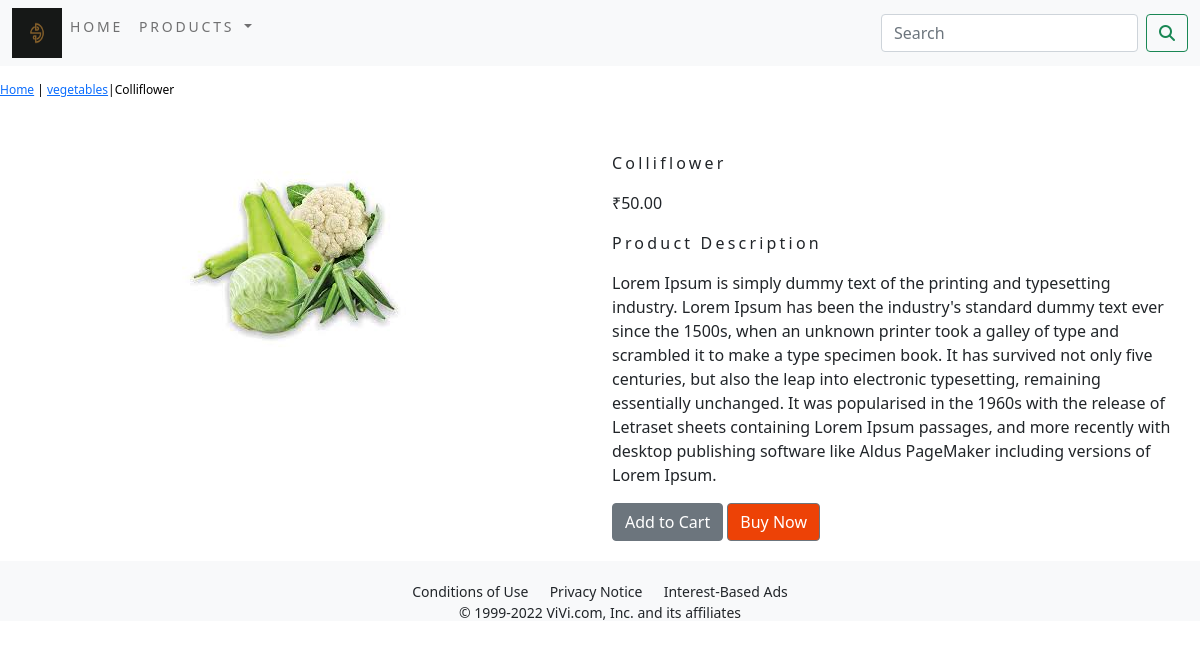
Page /vegetables/product1/ on the committed database.
### shop/models.py (models this page shows, shortened)
class Product(models.Model):
    name=models.CharField(max_length=250,unique=True)
    slug=models.SlugField(max_length=250,unique=True)
    description=models.TextField(blank=True)
    price=models.DecimalField(max_digits=10,decimal_places=2)
    category=models.ForeignKey(Category,on_delete=models.CASCADE)
    image=models.ImageField(upload_to='product',blank=True)
    stock=models.IntegerField()
    available=models.BooleanField(default=True)
    created=models.DateTimeField(auto_now_add=True)
    updated=models.DateTimeField(auto_now=True)
    class Meta:
        ordering = ('name',)
        verbose_name='product'
        verbose_name_plural='products'

class Category(models.Model):
    name=models.CharField(max_length=250,unique=True)
    slug=models.SlugField(max_length=250,unique=True)
    description=models.TextField(blank=True)
    image=models.ImageField(upload_to='category',blank=True)
    class Meta:
        ordering = ('name',)
        verbose_name='category'
        verbose_name_plural='cartegories'
    def get_url(self):
        return reverse('shop:products_by_category',args=[self.slug])
    def __str__(self):
        return '{}'.format(self.name)

### shop/views.py (the view)
# urls.py: path('<slug:c_slug>/<slug:product_slug>/',views.proDetail,name='prodCatdetail'),
def proDetail(request,c_slug,product_slug):
    try:
        product=Product.objects.get(category__slug=c_slug,slug=product_slug)
    except Exception as e:
        raise e
    return render(request,'product.html',{'product':product})

### cart/context_processors.py (called while the page is built)
def counter(request):
    item_count=0
    if 'admin' in request.path:
        return  {}
    else:
        try:
            cart=Cart.objects.filter(cart_id=_cart_id(request))
            cart_items=CartItem.objects.all().filter(cart=cart[:1])
            for cart_item in cart_items:
                item_count += cart_item.quantity
        except Cart.DoesNotExist:
            item_count=0
    return dict(item_count=item_count)

### cart/views.py (called while the page is built)
def _cart_id(request):
    cart=request.session.session_key
    if not cart:
        cart = request.session.create()
    return cart

### shop/context_processors.py (called while the page is built)
def menu_links(request):
    links=Category.objects.all()
    return dict(links=links)

### templates/product.html (shortened to what this page needs)
{% extends 'base.html' %}
{% load static %}
{% block content %}
<div class="row my_prod_row_class">
    <div class="mx_auto">
        <p><a href="{% url 'shop:allProdCat' %}">Home</a> | <a href="{{product.category.get_url}}">{{product.category}}</a>|{{product.name}}</p>
    </div>
<div class="container">
<br>
<div class="row">
    <div class="col-12 col-sm-12 col-md-12 col-lg-6 text-center">
        <div style="min-width:18rem">
            <img src="{{product.image.url}}" alt="{{product.name}}">
        </div>
    </div>
    <div class="col-12 col-sm-12 col-md-12 col-lg-6">
        <div>
            <h1 class="my_prod_title">{{product.name}}</h1>
            <p>₹{{product.price}}</p>
            <p class="my_title">Product Description</p>
            <p class="text-justify my_prod_text">{{product.description}}</p>
            {% if product.stock <= 0 %}
            <p class="text-justify my_prod_text"><b>Out of stock</b></p>
            {% else %}
            <a class="btn btn-secondary" href="{% url 'cart:add_cart' product.id %}">Add to Cart</a>
             <a href="{% url 'shop:allProdCat' %}" class="btn btn-secondary btn-block my_custom_buy_button">  Buy Now  </a>
            {% endif %}
        </div>
    </div>
</div>
    </div>
</div>
{% endblock %}

### static/css/custom.css (style rules this page uses)
body { font-family: 'Roboto', sans-serif; }
.my_title { font-size: 16px; text_transform:uppercase; letter-spacing:.2em; }
.my_prod_row_class { padding-top:15px; padding-bottom:20px; }
.my_prod_row_class .mx_auto { color:#000; font-size:12px; text-decoration:none; }
.my_prod_title { font-size:16px; text_transform:uppercase; letter-spacing:.2em; padding-top:15px; padding-bottom:10px; }
.my_prod_text { padding-right:20px; }
.my_custom_buy_button { margin_top:5px; border: none; padding: 15px 32px; background-color:#ED4206 !important; }

### rows in the picture
Product: category "vegetables", name "Colliflower", image (picture), price "50.00", description "Lorem Ipsum is simply dummy text of the printing and typesetting industry. Lorem Ipsum has been the industry's standard dummy text ever since the 1500s, when an unknown printer took a galley of type and scrambled it to make a type specimen book. It has survived not only five centuries, but also the leap into electronic typesetting, remaining essentially unchanged. It was popularised in the 1960s with the release of Letraset sheets containing Lorem Ipsum passages, and more recently with desktop publishing software like Aldus PageMaker including versions of Lorem Ipsum."
